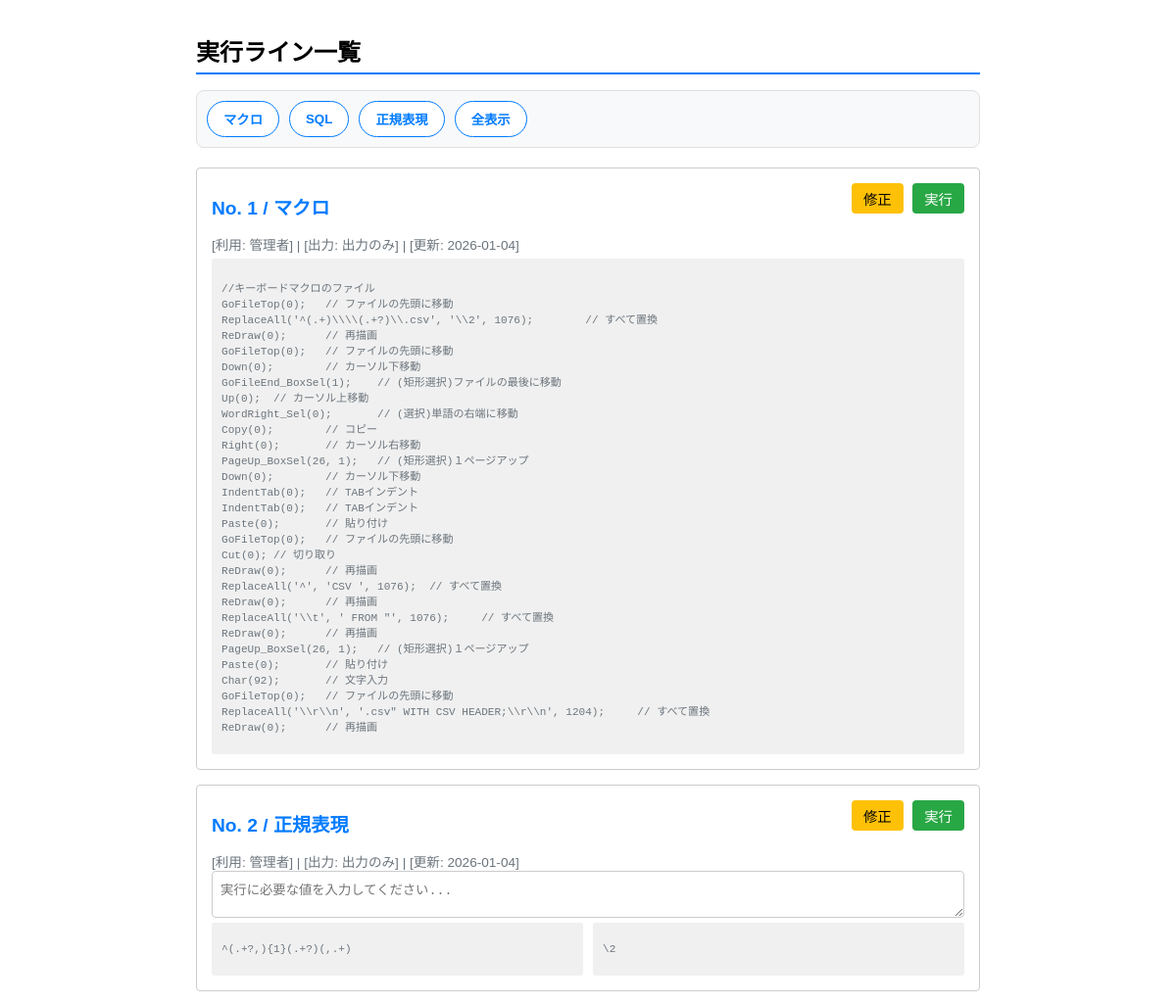
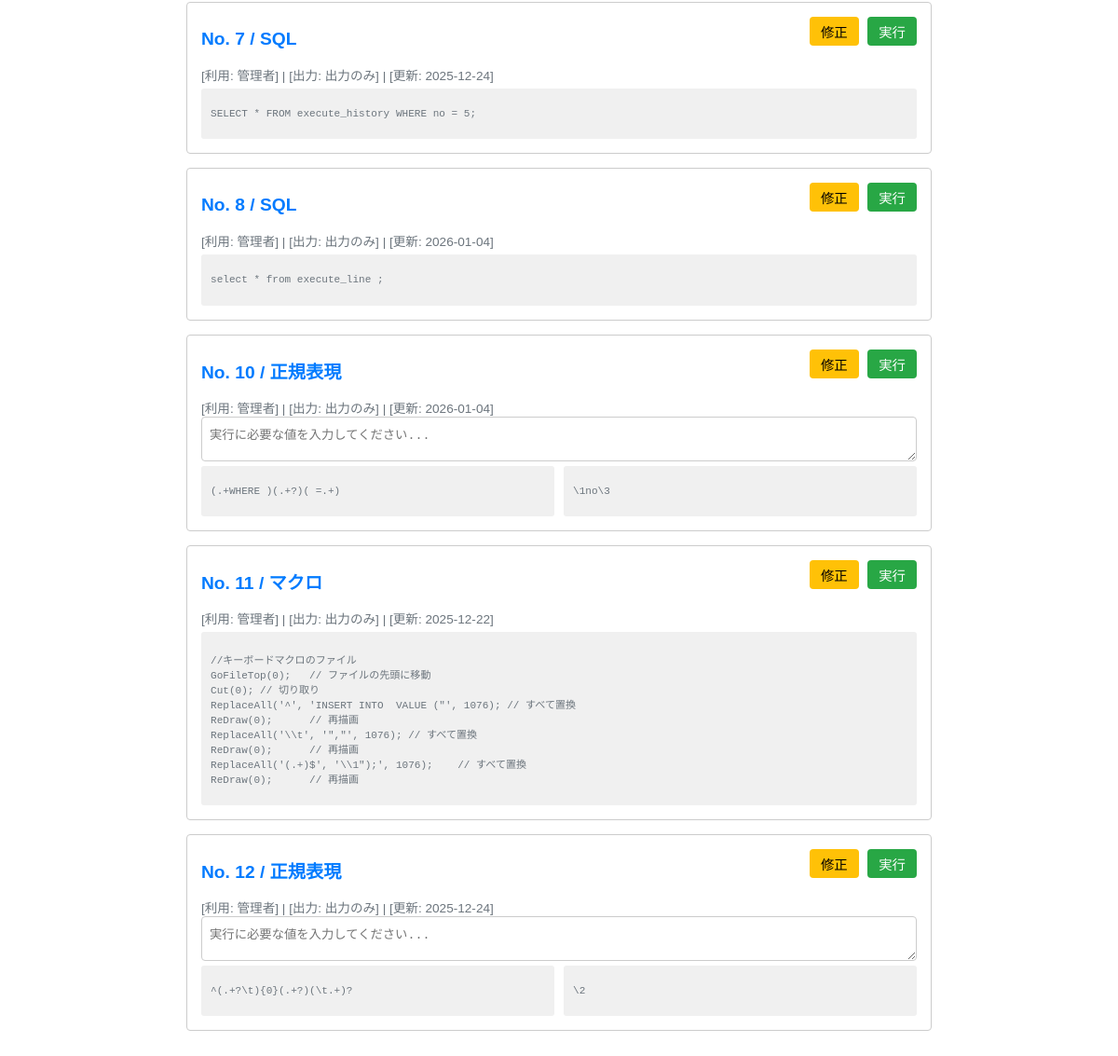
The page / on the database its author committed (2 pictures, top to bottom).
### tst/models.py (models this page shows, shortened)
class ExecuteLine(models.Model):
    TYPE_MACRO = 1
    TYPE_SQL = 2
    TYPE_REGEX = 3
    TYPE_CHOICES = [
        (TYPE_MACRO, 'マクロ'),
        (TYPE_SQL, 'SQL'),
        (TYPE_REGEX, '正規表現'),
    ]
    OUTPUT_TYPE_OUTPUT = 1
    OUTPUT_TYPE_EXECUTE = 2
    OUTPUT_TYPE_BOTH = 3
    OUTPUT_TYPE_CHOICES = [
        (OUTPUT_TYPE_OUTPUT, '出力のみ'),
        (OUTPUT_TYPE_EXECUTE, '実行のみ'),
        (OUTPUT_TYPE_BOTH, '出力と実行'),
    ]
    USER_ADMIN = 1
    USER_GENERAL = 2
    USER_PUBLIC = 3
    USER_CHOICES = [
        (USER_ADMIN, '管理者'),
        (USER_GENERAL, 'ユーザー'),
        (USER_PUBLIC, '公開'),
    ]
    no = models.AutoField(
        verbose_name="番号",
        primary_key=True
    )
    type = models.IntegerField(
        verbose_name="タイプ",
        choices=TYPE_CHOICES,
        default=TYPE_MACRO
    )
    output_type = models.IntegerField(
        verbose_name="出力タイプ",
        choices=OUTPUT_TYPE_CHOICES,
        default=OUTPUT_TYPE_OUTPUT
    )
    is_available = models.BooleanField(
        verbose_name="利用可能フラグ",
        default=True
    )
    available_user = models.IntegerField(
        verbose_name="利用可能ユーザー区分",
        choices=USER_CHOICES,
        default=USER_GENERAL
    )
    line = models.TextField(
        verbose_name="実行内容"
    )
    line2 = models.TextField(
        verbose_name="実行内容2"
    )
    create_date = models.DateTimeField(
        verbose_name="作成日時",
        auto_now_add=True
    )
    update_date = models.DateTimeField(
        verbose_name="更新日時",
        auto_now=True
    )
    class Meta:
        db_table = "execute_line"
        verbose_name = "実行ライン"
        verbose_name_plural = "実行ライン"
        ordering = ['-create_date']

### tst/views.py (the view, shortened to what this page needs)
# urls.py: path('', IndexView.as_view(), name='index'),
class IndexView(ListView):
    template_name = 'tst/index.html'
    model = ExecuteLine
    queryset = ExecuteLine.objects.all()
    def get_queryset(self):
        filter_no = self.request.GET.get('filter-no')
        if filter_no:
            return ExecuteLine.objects.filter(type=filter_no)
        return ExecuteLine.objects.all()
    def get_context_data(self, **kwargs):
        context = super().get_context_data(**kwargs)
        context['executeline_list'] = context['object_list']
        return context

### templates/tst/index.html (shortened to what this page needs)
{% block contents %}
<div id="wrap">
    <div class="content">
        <div class="main">
            <h1 class="page-title">実行ライン一覧</h1>
            <div class="filter-area">
                <form id="form-filter" method="get" action="" class="filter-form">
                    <button type="button" class="btn-filter" data-no="1">マクロ</button>
                    <button type="button" class="btn-filter" data-no="2">SQL</button>
                    <button type="button" class="btn-filter" data-no="3">正規表現</button>
                    <button type="button" class="btn-filter" data-no="">全表示</button>
                </form>
            </div>
            {% for item in executeline_list %}
                <div class="execute-line-card" id="card-{{ item.no }}">
                    <div class="card-header">
                        <h2 class="card-title">
                            <strong>No. {{ item.no }}</strong> / {{ item.get_type_display }}
                        </h2>
                        <form id="form-{{ item.no }}" method="post" action="" class="execute-form">
                            <button type="button" class="btn-edit" data-no="{{ item.no }}">修正</button>
                            <button type="button" class="btn-execute" data-no="{{ item.no }}">実行</button>
                        </form>
                    </div>
                    <div class="card-meta">
                        [利用: {{ item.get_available_user_display }}] |
                        [出力: {{ item.get_output_type_display }}] |
                        [更新: {{ item.update_date|date:"Y-m-d" }}]
                        {% if item.type == 3 %}
                        <div class="line-input-area">
                            <textarea
                                id="line-input-val-{{ item.no }}"
                                name="content_input_no_{{ item.no }}"
                                placeholder="実行に必要な値を入力してください..."
                                class="user-input-field"
                                form="form-{{ item.no }}"
                            ></textarea>
                        </div>
                        {% endif %}
                        <div class="line-detail-container {% if item.type == 3 %}is-type-3{% endif %}">
                            <div class="line-detail" id="display-{{ item.no }}"><p>{{ item.line|linebreaksbr }}</p></div>
                            {% if item.type == 3 %}
                                <div class="line-detail" id="display2-{{ item.no }}"><p>{{ item.line2|linebreaksbr }}</p></div>
                            {% endif %}
                        </div>
                    </div>
                </div>
            {% endfor %}
        </div>
    </div>
</div>
{% endblock %}

### templates/tst/index.html (style rules this page uses)
#wrap { max-width: 800px; margin: 0 auto; padding: 10px; font-family: sans-serif; }
.page-title { border-bottom: 2px solid #007bff; padding-bottom: 5px; font-size: 1.5em; }
.filter-form { display: flex; gap: 10px; margin-bottom: 20px; padding: 10px; background: #f8f9fa; border-radius: 8px; border: 1px solid #e0e0e0; }
.btn-filter { padding: 8px 16px; border: 1px solid #007bff; background: #fff; color: #007bff; border-radius: 20px; cursor: pointer; font-weight: bold; }
.execute-line-card { border: 1px solid #ccc; border-radius: 4px; padding: 15px; margin-bottom: 15px; background: #fff; }
.card-header { display: flex; justify-content: space-between; align-items: center; }
.card-title { font-size: 1.2em; color: #007bff; margin:0; }
.btn-edit, .btn-execute { border: none; padding: 5px 12px; border-radius: 4px; cursor: pointer; font-size: 0.9em; margin-left: 5px; }
.btn-edit { background: #ffc107; }
.btn-execute { background: #28a745; color: #fff; }
.card-meta { font-size: 0.85em; color: #6c757d; margin-top: 5px; }
.user-input-field, .line-edit-field { width: 100%; padding: 8px; border: 1px solid #ccc; border-radius: 4px; box-sizing: border-box; font-family: monospace; }
.line-detail { background: #f0f0f0; padding: 10px; border-radius: 3px; white-space: pre-wrap; font-family: monospace; margin-top: 5px; }
.is-type-3 { display: flex; gap: 10px; }
.is-type-3 > * { flex: 1; }

### rows shown on the page
ExecuteLine: no "1", type "マクロ", available_user "管理者", output_type "出力のみ", update_date "2026-01-04", line "//キーボードマクロのファイル GoFileTop(0); // ファイルの先頭に移動 ReplaceAll('^(.+)\\\\\\\\(.+?)\\\\.csv', '\\\\2', 1076); // すべて置換 ReDraw(0); // 再描画 GoFileTop(0); // ファイルの先頭に移動 Down(0); // カーソル下移動 GoFileEnd_BoxSel(1); // (矩形選択)ファイルの最後に移動 Up(0); // カーソル上移動 WordRight_Sel(0); // (選択)単語の右端に移動 Copy(0); // コピー Right(0); // カーソル右移動 PageUp_BoxSel(26, 1); // (矩形選択)１ページアップ Down(0); // カーソル下移動 IndentTab(0); // TABインデント IndentTab(0); // TABインデント Paste(0); // 貼り付け GoFileTop(0); // ファイルの先頭に移動 Cut(0); // 切り取り ReDraw(0); // 再描画 ReplaceAll('^', 'CSV ', 1076); // すべて置換 ReDraw(0); // 再描画 ReplaceAll('\\\\t', ' FROM \"', 1076); // すべて置換 ReDraw(0); // 再描画 PageUp_BoxSel(26, 1); // (矩形選択)１ページアップ Paste(0); // 貼り付け Char(92); // 文字入力 GoFileTop(0);…"
ExecuteLine: no "2", type "正規表現", available_user "管理者", output_type "出力のみ", update_date "2026-01-04", no "実行に必要な値を入力してください...", line "^(.+?,){1}(.+?)(,.+)", line2 "\\2"
ExecuteLine: no "7", type "SQL", available_user "管理者", output_type "出力のみ", update_date "2025-12-24", line "SELECT * FROM execute_history WHERE no = 5;"
ExecuteLine: no "8", type "SQL", available_user "管理者", output_type "出力のみ", update_date "2026-01-04", line "select * from execute_line ;"
ExecuteLine: no "10", type "正規表現", available_user "管理者", output_type "出力のみ", update_date "2026-01-04", no "実行に必要な値を入力してください...", line "(.+WHERE )(.+?)( =.+)", line2 "\\1no\\3"
ExecuteLine: no "11", type "マクロ", available_user "管理者", output_type "出力のみ", update_date "2025-12-22", line "//キーボードマクロのファイル GoFileTop(0); // ファイルの先頭に移動 Cut(0); // 切り取り ReplaceAll('^', 'INSERT INTO VALUE (\"', 1076); // すべて置換 ReDraw(0); // 再描画 ReplaceAll('\\\\t', '\",\"', 1076); // すべて置換 ReDraw(0); // 再描画 ReplaceAll('(.+)$', '\\\\1\");', 1076); // すべて置換 ReDraw(0); // 再描画"
ExecuteLine: no "12", type "正規表現", available_user "管理者", output_type "出力のみ", update_date "2025-12-24", no "実行に必要な値を入力してください...", line "^(.+?\\t){0}(.+?)(\\t.+)?", line2 "\\2"
